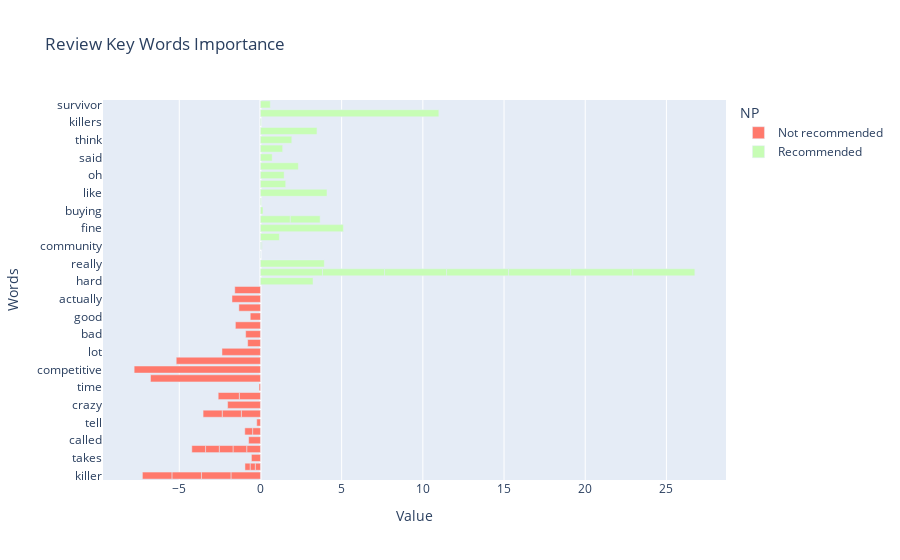
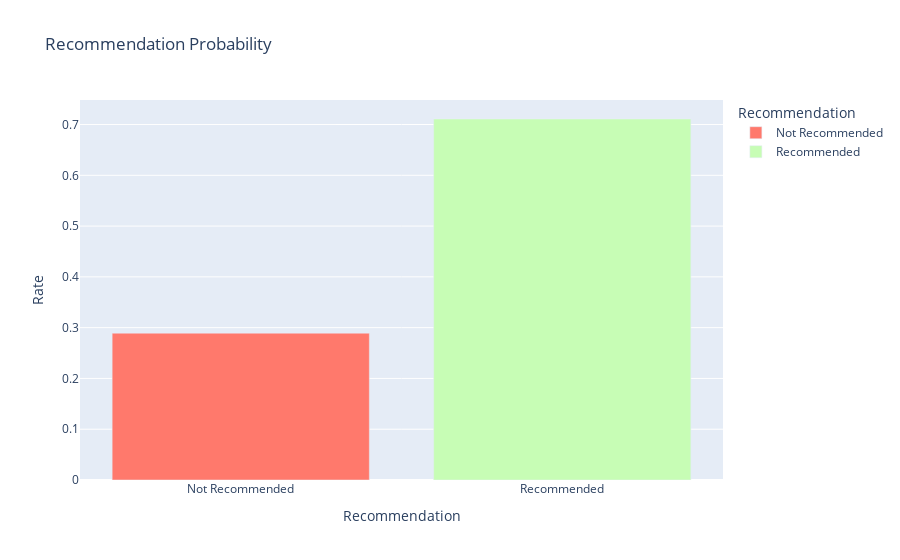
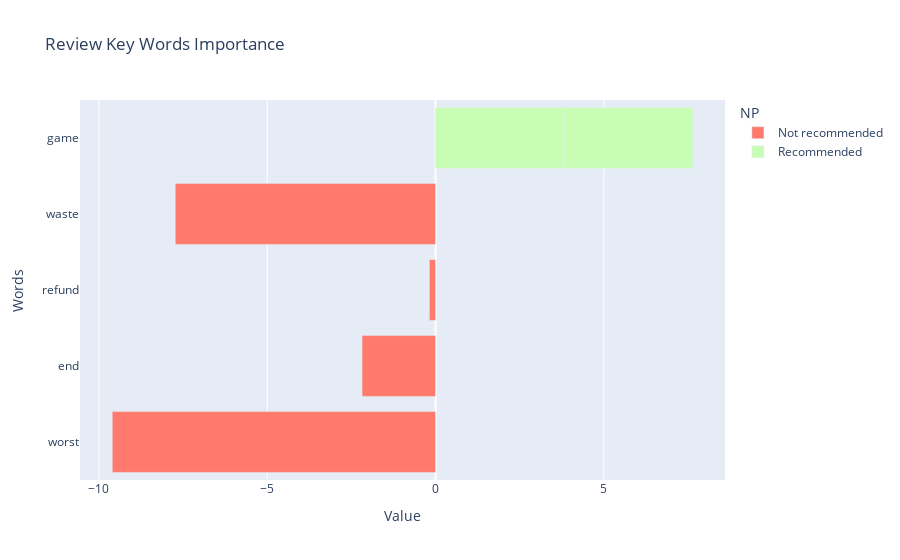
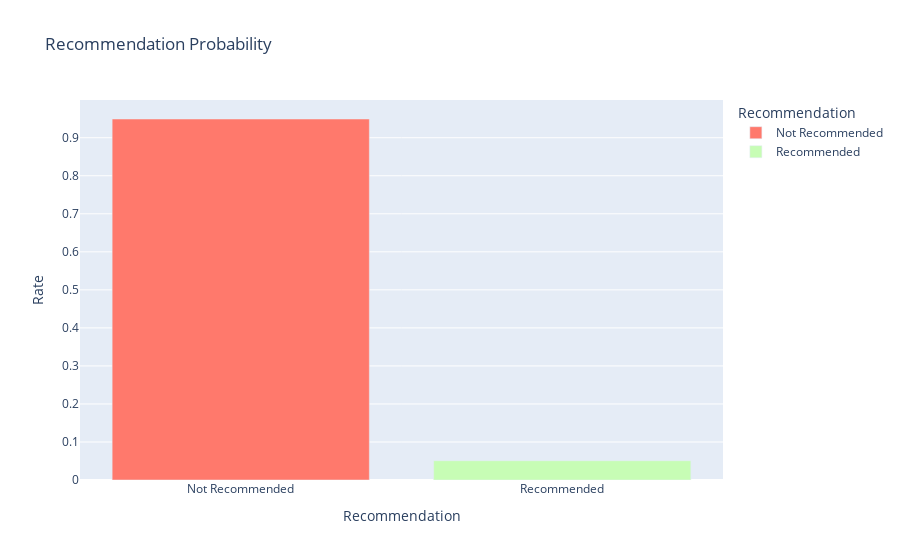

These figures' notebook cell, in order:
### Markdown cell above
This is the worst game I have played. There are thousands of bugs. It have always end automaticly.They should refund me. Playing this game is only waste my time.

### Code cell
import review_predict

### Figure 1 — Plotly figure (JSON) as saved in the notebook; plotly's stock layout.template omitted (floating-point values rounded to 4 significant figures)
{"data": [{"alignmentgroup": "True", "hovertemplate": "NP=Not recommended<br>Value=%{x}<br>Words=%{y}<extra></extra>", "legendgroup": "Not recommended", "marker": {"color": "#ff796c", "pattern": {"shape": ""}}, "name": "Not recommended", "offsetgroup": "Not recommended", "orientation": "h", "showlegend": true, "textposition": "auto", "type": "bar", "x": [-1.818, -0.3183, -1.818, -0.5566, -0.8453, -0.3183, -0.7298, -0.4825, -0.2289, -1.178, -1.178, -1.178, -0.8453, -2.022, -1.301, -0.8453, -0.08705, -6.772, -7.778, -1.301, -0.3183, -5.188, -0.8453, -2.369, -0.7879, -0.9115, -1.544, -0.6279, -1.818, -0.8453, -1.818, -1.329, -0.4825, -1.753, -1.581], "xaxis": "x", "y": ["killer", "play", "killer", "takes", "fun", "play", "called", "survivors", "tell", "players", "players", "players", "fun", "crazy", "let", "fun", "time", "unless", "competitive", "let", "play", "run", "fun", "lot", "games", "bad", "die", "good", "killer", "fun", "killer", "rank", "survivors", "actually", "comes"], "yaxis": "y"}, {"alignmentgroup": "True", "hovertemplate": "NP=Recommended<br>Value=%{x}<br>Words=%{y}<extra></extra>", "legendgroup": "Recommended", "marker": {"color": "#c7fdb5", "pattern": {"shape": ""}}, "name": "Recommended", "offsetgroup": "Recommended", "orientation": "h", "showlegend": true, "textposition": "auto", "type": "bar", "x": [3.238, 3.821, 3.932, 0.009433, 0.03515, 3.821, 1.164, 5.111, 1.838, 0.1569, 0.04998, 4.098, 3.821, 3.821, 0.03515, 1.555, 1.456, 2.335, 0.7242, 3.821, 1.367, 3.821, 1.929, 0.03515, 3.48, 0.04483, 3.821, 10.98, 1.838, 0.6074], "xaxis": "x", "y": ["hard", "game", "really", "highly", "community", "game", "reason", "fine", "just", "buying", "try", "like", "game", "game", "community", "face", "oh", "properly", "said", "game", "ruin", "game", "think", "community", "horrible", "killers", "game", "away", "just", "survivor"], "yaxis": "y"}], "layout": {"barmode": "relative", "legend": {"title": {"text": "NP"}, "tracegroupgap": 0}, "title": {"text": "Review Key Words Importance"}, "xaxis": {"anchor": "y", "domain": [0, 1], "title": {"text": "Value"}}, "yaxis": {"anchor": "x", "domain": [0, 1], "title": {"text": "Words"}}}}

### Figure 2 — Plotly figure (JSON) as saved in the notebook; plotly's stock layout.template omitted (floating-point values rounded to 4 significant figures)
{"data": [{"alignmentgroup": "True", "hovertemplate": "Recommendation=%{x}<br>Rate=%{y}<extra></extra>", "legendgroup": "Not Recommended", "marker": {"color": "#ff796c", "pattern": {"shape": ""}}, "name": "Not Recommended", "offsetgroup": "Not Recommended", "orientation": "v", "showlegend": true, "textposition": "auto", "type": "bar", "x": ["Not Recommended"], "xaxis": "x", "y": [0.2891], "yaxis": "y"}, {"alignmentgroup": "True", "hovertemplate": "Recommendation=%{x}<br>Rate=%{y}<extra></extra>", "legendgroup": "Recommended", "marker": {"color": "#c7fdb5", "pattern": {"shape": ""}}, "name": "Recommended", "offsetgroup": "Recommended", "orientation": "v", "showlegend": true, "textposition": "auto", "type": "bar", "x": ["Recommended"], "xaxis": "x", "y": [0.7109], "yaxis": "y"}], "layout": {"barmode": "relative", "legend": {"title": {"text": "Recommendation"}, "tracegroupgap": 0}, "title": {"text": "Recommendation Probability"}, "xaxis": {"anchor": "y", "categoryarray": ["Not Recommended", "Recommended"], "categoryorder": "array", "domain": [0, 1], "title": {"text": "Recommendation"}}, "yaxis": {"anchor": "x", "domain": [0, 1], "title": {"text": "Rate"}}}}

### Figure 3 — Plotly figure (JSON) as saved in the notebook; plotly's stock layout.template omitted (floating-point values rounded to 4 significant figures)
{"data": [{"alignmentgroup": "True", "hovertemplate": "NP=Not recommended<br>Value=%{x}<br>Words=%{y}<extra></extra>", "legendgroup": "Not recommended", "marker": {"color": "#ff796c", "pattern": {"shape": ""}}, "name": "Not recommended", "offsetgroup": "Not recommended", "orientation": "h", "showlegend": true, "textposition": "auto", "type": "bar", "x": [-9.604, -2.182, -0.1824, -7.732], "xaxis": "x", "y": ["worst", "end", "refund", "waste"], "yaxis": "y"}, {"alignmentgroup": "True", "hovertemplate": "NP=Recommended<br>Value=%{x}<br>Words=%{y}<extra></extra>", "legendgroup": "Recommended", "marker": {"color": "#c7fdb5", "pattern": {"shape": ""}}, "name": "Recommended", "offsetgroup": "Recommended", "orientation": "h", "showlegend": true, "textposition": "auto", "type": "bar", "x": [3.821, 3.821], "xaxis": "x", "y": ["game", "game"], "yaxis": "y"}], "layout": {"barmode": "relative", "legend": {"title": {"text": "NP"}, "tracegroupgap": 0}, "title": {"text": "Review Key Words Importance"}, "xaxis": {"anchor": "y", "domain": [0, 1], "title": {"text": "Value"}}, "yaxis": {"anchor": "x", "domain": [0, 1], "title": {"text": "Words"}}}}

### Figure 4 — Plotly figure (JSON) as saved in the notebook; plotly's stock layout.template omitted (floating-point values rounded to 4 significant figures)
{"data": [{"alignmentgroup": "True", "hovertemplate": "Recommendation=%{x}<br>Rate=%{y}<extra></extra>", "legendgroup": "Not Recommended", "marker": {"color": "#ff796c", "pattern": {"shape": ""}}, "name": "Not Recommended", "offsetgroup": "Not Recommended", "orientation": "v", "showlegend": true, "textposition": "auto", "type": "bar", "x": ["Not Recommended"], "xaxis": "x", "y": [0.9493], "yaxis": "y"}, {"alignmentgroup": "True", "hovertemplate": "Recommendation=%{x}<br>Rate=%{y}<extra></extra>", "legendgroup": "Recommended", "marker": {"color": "#c7fdb5", "pattern": {"shape": ""}}, "name": "Recommended", "offsetgroup": "Recommended", "orientation": "v", "showlegend": true, "textposition": "auto", "type": "bar", "x": ["Recommended"], "xaxis": "x", "y": [0.05072], "yaxis": "y"}], "layout": {"barmode": "relative", "legend": {"title": {"text": "Recommendation"}, "tracegroupgap": 0}, "title": {"text": "Recommendation Probability"}, "xaxis": {"anchor": "y", "categoryarray": ["Not Recommended", "Recommended"], "categoryorder": "array", "domain": [0, 1], "title": {"text": "Recommendation"}}, "yaxis": {"anchor": "x", "domain": [0, 1], "title": {"text": "Rate"}}}}
